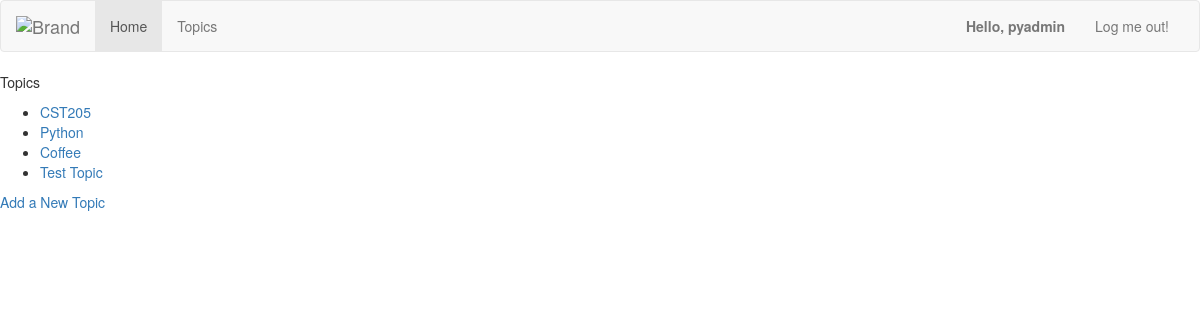
Before: /topics/ (signed in) with the older database file.
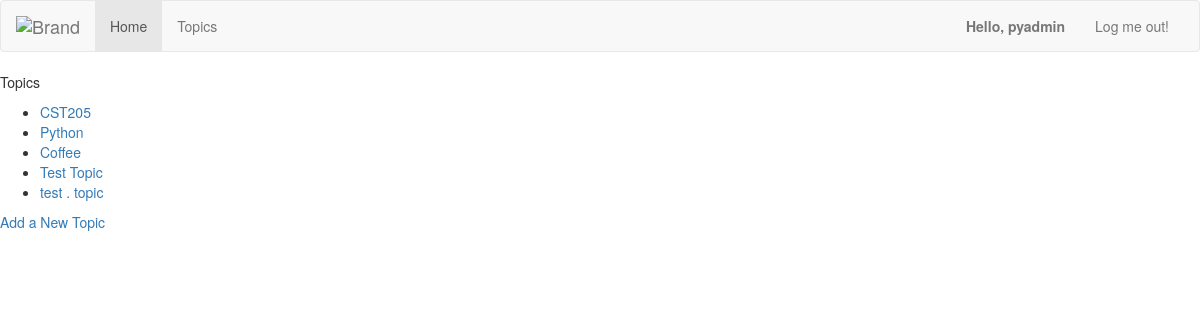
After: the same page with the newer database file.
### Journal/models.py (models this page shows)
class Topic(models.Model):
    text = models.CharField(max_length=200)
    date_added = models.DateTimeField(auto_now=True)
    def __str__(self):
        return self.text

### Journal/views.py (the view)
# urls.py: url(r'^topics/$', views.topics, name='topics'),
@login_required
def topics(request):
    topics = Topic.objects.order_by('date_added')
    context = {'topics': topics}
    return render(request, 'topics.html', context)

### Journal/templates/topics.html
{% extends "base.html" %}
{% block content %}
    <p>Topics</p>
    <ul>
        {% for topic in topics %}
            <li>
                <a href="{% url 'Journal:topic' topic.id %}">{{ topic }}</a>
            </li>
        {% empty %}
            <li>No Topics have been added yet</li>
        {% endfor %}
    </ul>
    <a href="{% url 'Journal:new_topic' %}">Add a New Topic</a>
{% endblock content %}

Changed rows visible on the page:
added Topic: text "test . topic"
